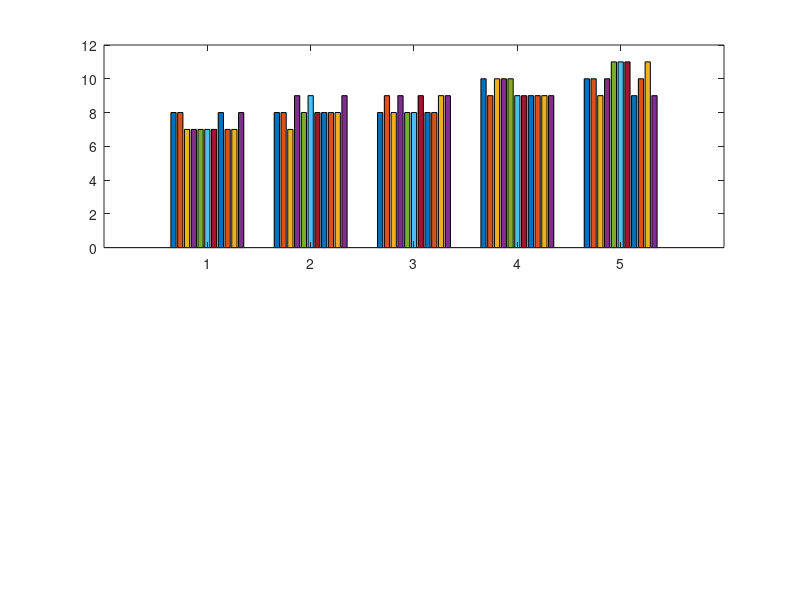

Source code (MATLAB): (Note: this script raises an error after producing the figure.)
figure
subplot(2,1,1)
y =[8	8	7	7	7	7	7	8	7	7	8; 8	8	7	9	8	9	8	8	8	8	9 ; 8	9	8	9	8	8	9	8	8	9	9; 10	9	10	10	10	9	9	9	9	9	9; 10	10	9	10	11	11	11	9	10	11	9] 
%x=[500; 600; 700; 800; 900; 1000];
b=bar(y);
b(1).FaceColor='r'
l = cell(1,11);
l{1}='Greedy '; l{2}='Random 2 Interations'; l{3}='Random 4 Interations';
l{4}='Random 8 Interations'; l{5}='Random 16 Interations'; l{6}='Random 32 Interations';
l{7}='Random 64 Interations'; l{8}='Random 128 Interations'; l{9}='Random 256 Interations';
l{10}='Random 512 Interations'; l{11}='Random 1024 Interations'; 
legend(b,l);
axis([0 7 0 23]);
xlabel('Edges');
ylabel('Minimun num. of Color')
title(' Relation between Greedy and Random in Color count using 100 nodes with different edges and Iterations ');
subplot(2,1,2);
y=[11	11	10	11	12	11	11	12	10	10	11; 12	12	12	12	11	13	11	11	12	12	12;12	12	12	12	12	13	14	11	12	12	12;13	13	13	14	13	12	13	12	13	12	14; 14	13	15	13	16	14	14	13	14	14	13; 15	14	15	15	14	14	15	14	15	14	13]; 
b=bar(y);
b(1).FaceColor='r'
xlabel('Edges');
ylabel('Minimun num. of Color')
axis([0 7 0 23]);



